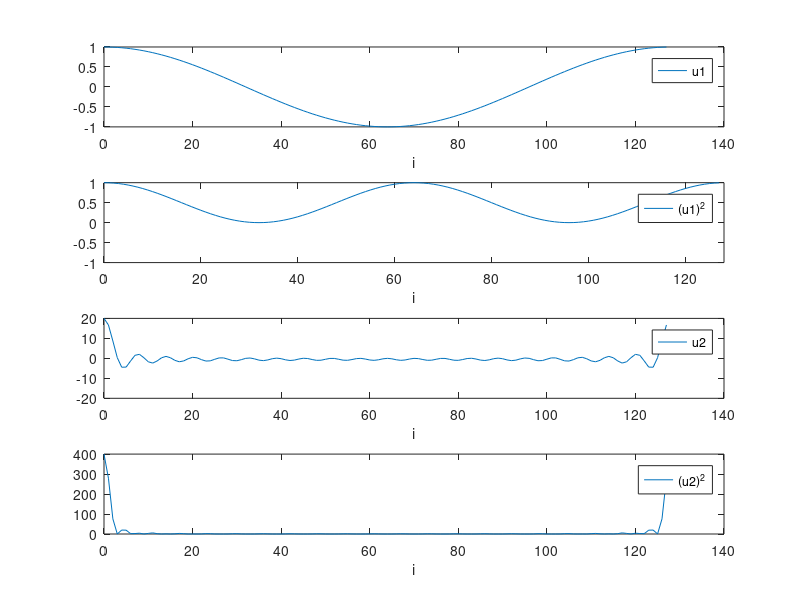

Here is the MATLAB script that generated this plot:
% F14MICHOPS

% Michelson interferometer. Beamsplitter is assumed to be ideal with 50-50
% efficinecy.Fringe pattern on displacement of mirrors.

% Amplitude and intensity pattern depending on displacement x of mirror.
% The "space coordinate" is a sequence of discreate points, all having the same
% distance.

function F14MICHOPS;
% 1. Cosine function, one frequency, amplitude.
% The space coordinate runs from 0 to 127
i = (0:1:127);
kmax = 1; % we have k=1/128 as the frequency

nx = length(i);
for ui=1:nx
    sum = 0;
    for rk=1:kmax
        sum = sum + cos(2*pi*(rk/128)*i(ui));            
    end;
    u1(ui) = sum;
end;


figure(1);
subplot(4,1,1);
plot(i,u1);
axis([0 140 -1 1]);
xlabel('i');
legend('u1');

% We just go through one cycle

% 2. Cosine function, one frequency, intensity.
subplot(4,1,2);
plot(i,(u1).^2);
axis([0 128 -1 1]);
xlabel('i');
legend('(u1)^2');
% 3. Cosine function, many frequencies, amplitude.
i = (0:1:127);
nx = length(i);
kmax = 20;
for u2i=1:nx
    sum = 0;
    for rk=1:kmax
        sum = sum + cos(2*pi*(rk/128)*i(u2i));            
    end;
    u2(u2i) = sum;
end;
% k = 1/128, 2/128.. 20/128 are the frequencies,

subplot(4,1,3);
plot(i,u2);
axis([0 140 -20 20]);
xlabel('i');
legend('u2');
% 4. Cosine function, many frequencies, intensity.


subplot(4,1,4);
plot(i,(u2.^2));
axis([0 140 0 400]);
xlabel('i');
legend('(u2)^2');
